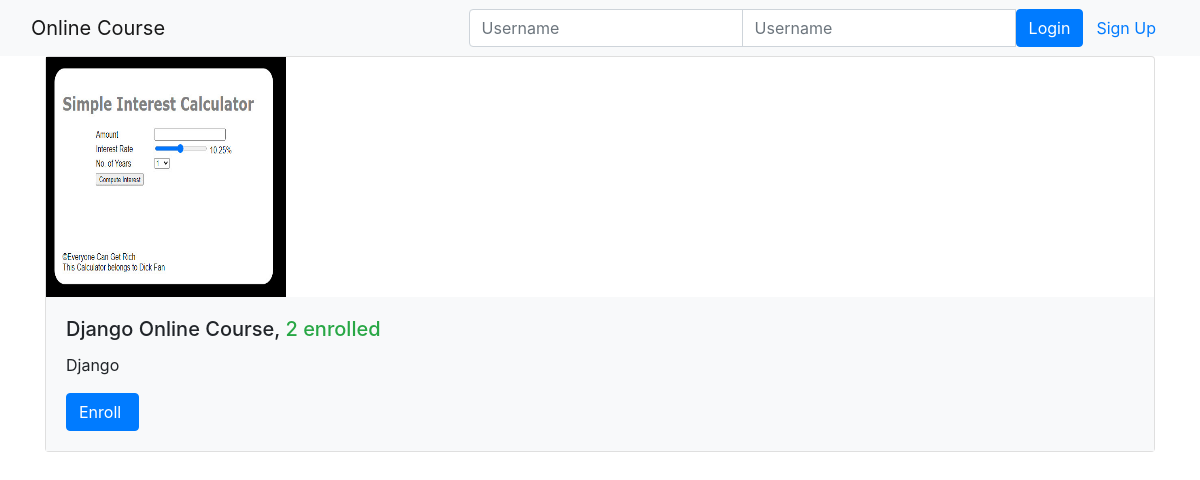
The page /onlinecourse/ on the database its author committed.
### onlinecourse/models.py (models this page shows, shortened)
class Course(models.Model):
    name = models.CharField(null=False, max_length=30, default='online course')
    image = models.ImageField(upload_to='course_images/')
    description = models.CharField(max_length=1000)
    pub_date = models.DateField(null=True)
    instructors = models.ManyToManyField(Instructor)
    users = models.ManyToManyField(settings.AUTH_USER_MODEL, through='Enrollment')
    total_enrollment = models.IntegerField(default=0)
    is_enrolled = False

### onlinecourse/views.py (the view)
class CourseListView(generic.ListView):
    template_name = 'onlinecourse/course_list_bootstrap.html'
    context_object_name = 'course_list'
    def get_queryset(self):
        user = self.request.user
        courses = Course.objects.order_by('-total_enrollment')[:10]
        for course in courses:
            if user.is_authenticated:
                course.is_enrolled = check_if_enrolled(user, course)
        return courses

### onlinecourse/templates/onlinecourse/course_list_bootstrap.html (shortened to what this page needs)
<!DOCTYPE html>
<html lang="en">
<head>
    {% load static %}
    <link rel="stylesheet" href="https://maxcdn.bootstrapcdn.com/bootstrap/4.5.2/css/bootstrap.min.css">
</head>
<body>
    <nav class="navbar navbar-light bg-light">
        <div class="container-fluid">
            <div class="navbar-header">
                  <a class="navbar-brand" href="#">Online Course</a>
            </div>
            <ul class="nav navbar-nav navbar-right">
                {% if user.is_authenticated %}
                <li>
                    <a class="btn btn-link" href="#">{{ user.first_name }}({{ user.username }})</a>
                    <a class="btn btn-link" href="{% url 'onlinecourse:logout' %}">Logout</a>
                </li>
                {% else %}
                <li>
                    <form class="form-inline" action="{% url 'onlinecourse:login' %}" method="post">
                        <div class="input-group">
                            <input type="text" class="form-control" placeholder="Username" name="username" >
                            <input type="password" class="form-control" placeholder="Username" name="psw" >
                            <button class="btn btn-primary" type="submit">Login</button>
                            <a class="btn btn-link" href="{% url 'onlinecourse:registration' %}">Sign Up</a>
                        </div>
                    </form>
                </li>
                {% endif %}
            </ul>
        </div>
    </nav>
    {% if course_list %}
        <div class="container">
            <div class="card-deck">
                {% for course in course_list %}
                         <div class="card" style="width: 36rem;">
                          <img class="card-img-left" src="{{MEDIA_URL}}/{{ course.image }}" width="240px" height="240px"
                               alt="Course image">
                          <div class="card-body bg-light">
                              <h5 class="card-title">{{ course.name }}, <span class="text-success">
                                  {{ course.total_enrollment}} enrolled</span></h5>
                            <p class="card-text">{{ course.description}}</p>
                            <form action="{% url 'onlinecourse:enroll' course.id %}" method="post">
                                  <input class="btn btn-primary"  type="submit"
                                         value="{% if course.is_enrolled %}Enter{% else %}Enroll{% endif %} ">
                            </form>
                          </div>
                        </div>
                {% endfor %}
            </div>
        </div>
    {% else %}
        <p>No courses are available.</p>
    {% endif %}
</body>
</html>

### rows shown on the page
Course: image (picture), name "Django Online Course", total_enrollment "2", description "Django", is_enrolled "Enroll"
